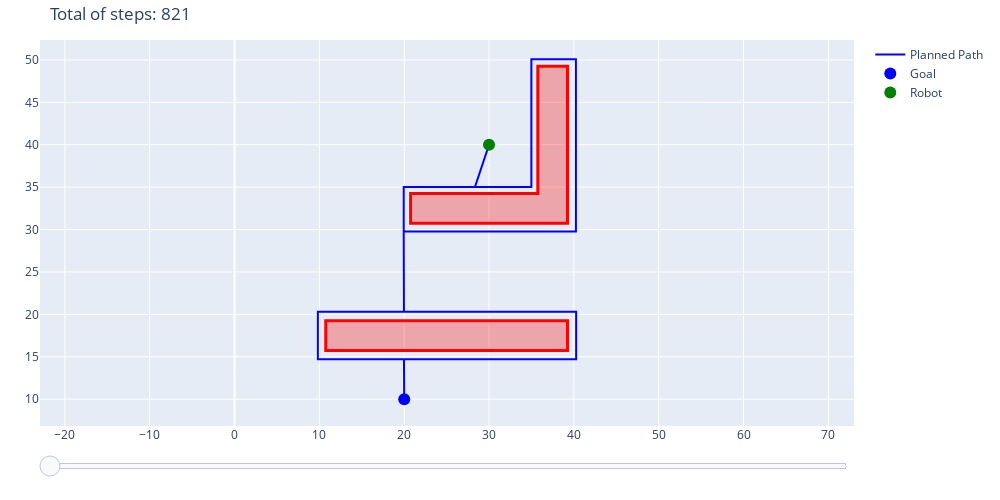

Notebook cell for this chart:
### Code cell
thickness = 0.5
robot_size = 0.5
animate_path_bug(initial_robot_pos, goal_pos, path, obstacles, robot_size, thickness, goal_line = False)
